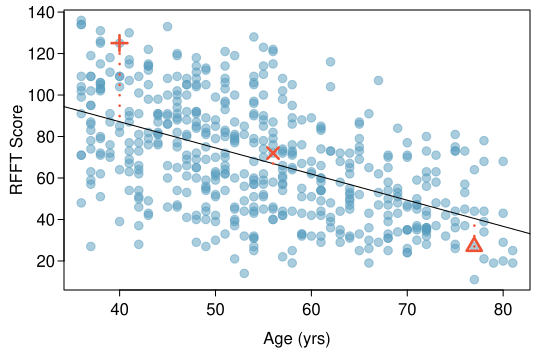

The R source for this figure:
require(openintro)
require(oibiostat)
data(prevend.samp)
data(COL)
set.seed(1)

myPDF('prevendResid.pdf', 5.5, 3.5,
      mar = c(3, 3.2, 0.5, 1),
      mgp = c(1.9, 0.45, 0))
these <- c(500, 170, 218)
#500 is +38 resid (age 40), #170 is +5 resid (age 56), #218 is -13 resid (age 77)

plot(prevend.samp$Age, prevend.samp$RFFT,
     pch = 20,
     cex = 1.7,
     col = COL[1, 3],
     xlab = "Age (yrs)",
     ylab = "RFFT Score")
points(prevend.samp$Age[these] + rnorm(3, 0, 0.02),
       prevend.samp$RFFT[these] + rnorm(3, 0, 0.02),
       pch = c(3, 4, 2),
       col = COL[4],
       cex = 1.5,
       lwd = 2.5)
abline(137.550, -1.261, col = COL[5])

for(i in 1:3){
  y2 <- 137.550 - 1.261 * prevend.samp$Age[these[i]]
  lines(rep(prevend.samp$Age[these[i]], 2),
        c(prevend.samp$RFFT[these[i]], y2),
        lty = 3,
        lwd = 2.5,
        col = COL[4])
}

dev.off()
